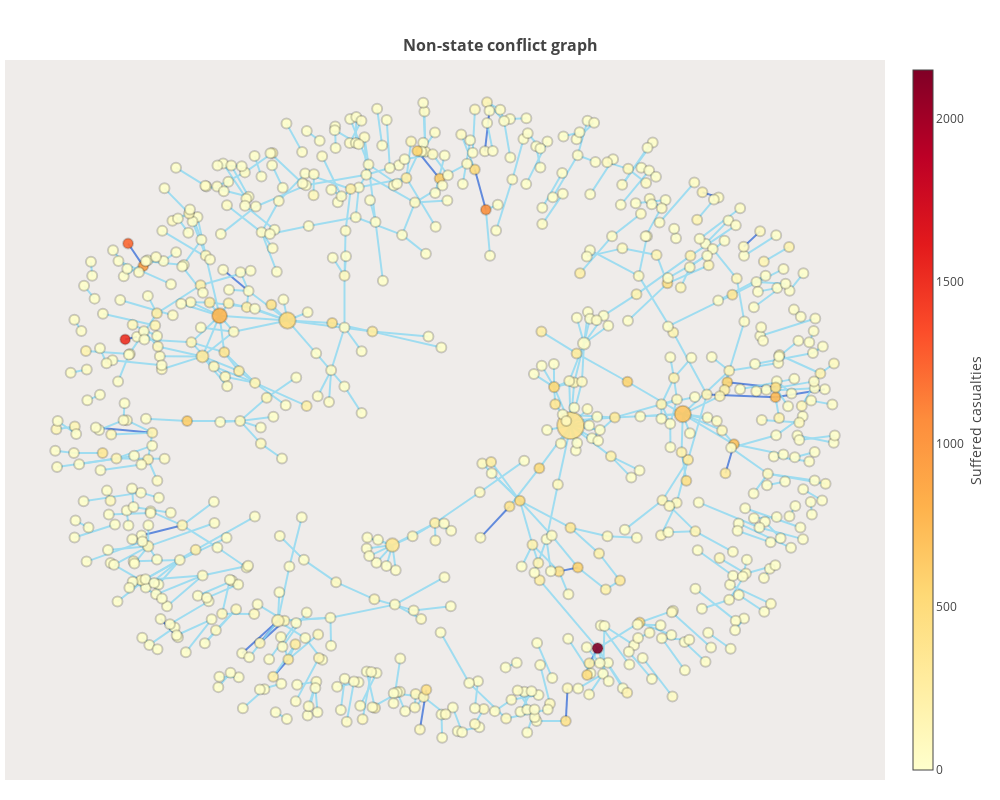

Notebook source saved alongside this figure:
### Code cell
py.offline.iplot(nonstate_based_conflict_plot, filename='non-state-conflict-graph.html')

### Figure 1 — Plotly figure (JSON) as saved in the notebook; plotly's stock layout.template omitted (floating-point values rounded to 4 significant figures; data arrays with more than 128 entries replaced by an {"elided": "..."} marker saying what was removed)
{"data": [{"hoverinfo": "none", "line": {"color": "rgba(0.25, 0.45, 0.85, 1)", "width": 2}, "mode": "lines", "opacity": 0.8, "text": [], "type": "scatter", "x": [0.7369, 0.7152, null, 0.72, 0.8437, null, -0.5703, -0.5052, null, -0.4422, -0.4036, null, 0.6676, 0.8432, null, -0.01625, -0.07352, null, 0.8432, 0.9696, null, 0.2891, 0.3374, null, -0.5218, -0.4302, null, -0.4764, -0.4302, null, -0.4764, -0.4134, null, 0.3879, 0.367, null, 0.3111, 0.3066, null, -0.7304, -0.686, null, -0.06679, -0.05035, null, 0.09947, 0.1113, null, -0.7792, -0.6749, null, 0.08822, 0.1627, null, -0.7516, -0.8962, null, 0.1021, 0.07376, null, -0.7908, -0.821, null, -0.7747, -0.8136, null, 0.6976, 0.6563, null, 0.8038, 0.7618, null], "y": [-0.08118, -0.1718, null, 0.1125, 0.096, null, 0.4632, 0.3965, null, -0.8062, -0.7523, null, 0.07396, 0.06534, null, 0.7472, 0.8334, null, 0.06534, 0.09033, null, -0.4775, -0.4651, null, -0.7326, -0.6317, null, -0.7006, -0.6317, null, -0.7006, -0.6312, null, -0.7173, -0.7642, null, -0.8422, -0.9438, null, -0.6259, -0.6827, null, -0.9702, -0.8465, null, 0.8323, 0.9587, null, -0.3658, -0.3339, null, -0.3723, -0.2751, null, -0.04502, -0.02922, null, 0.65, 0.7756, null, 0.2538, 0.2458, null, 0.4744, 0.5448, null, 0.6886, 0.7044, null, 0.5826, 0.5346, null]}, {"hoverinfo": "none", "line": {"color": "rgba(0.55, 0.85, 0.95, 1)", "width": 2}, "mode": "lines", "opacity": 0.8, "text": [], "type": "scatter", "x": {"elided": "1653 float values"}, "y": {"elided": "1653 float values"}}, {"hoverinfo": "text", "hoverlabel": {"font": {"size": 14}}, "marker": {"color": {"elided": "761 int values"}, "colorbar": {"thickness": 20, "title": "Suffered casualties", "titleside": "right", "xanchor": "left", "yanchor": "middle"}, "colorscale": "YlOrRd", "line": {"color": "rgba(0, 0, 0, 0.2)", "width": 2}, "opacity": 0.9, "reversescale": true, "showscale": true, "size": {"elided": "761 float values"}, "symbol": "circle"}, "mode": "markers", "text": {"elided": "761 str values"}, "textposition": "middle center", "type": "scatter", "x": {"elided": "761 float values"}, "y": {"elided": "761 float values"}}], "layout": {"autosize": false, "height": 800, "hovermode": "closest", "margin": {"b": 20, "l": 5, "r": 5, "t": 60}, "plot_bgcolor": "#EFECEA", "showlegend": false, "title": "<br><b>Non-state conflict graph</b>", "titlefont": {"size": 16}, "width": 1000, "xaxis": {"showgrid": false, "showticklabels": false, "zeroline": false}, "yaxis": {"showgrid": false, "showticklabels": false, "zeroline": false}}}
